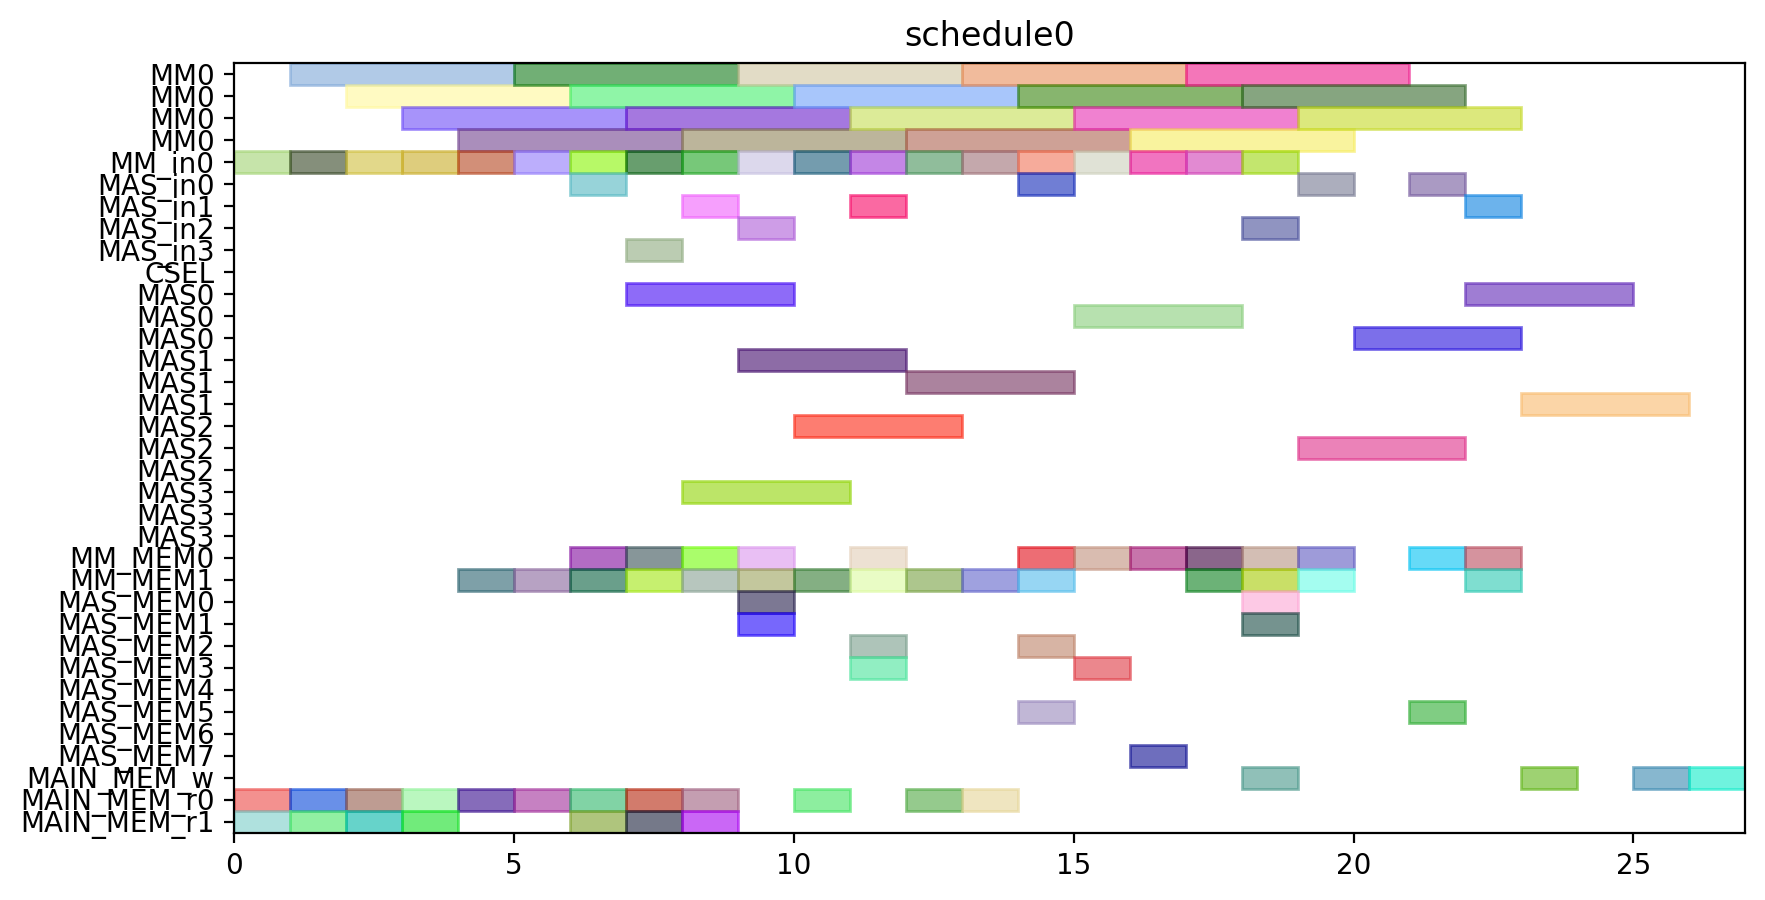

The script that drew this image:
from pyschedule import Scenario, solvers, plotters, alt


def solve():
	horizon = 120
	S = Scenario("schedule0", horizon=horizon)

	# resource
	MM = S.Resources('MM', num=1, size=4)
	MM_in = S.Resources('MM_in', num=1)
	MAS_in = S.Resources('MAS_in', num=4)
	CSEL = S.Resource('CSEL')
	MAS = S.Resources('MAS', num=4, size=3, periods=range(1, horizon))
	MM_MEM = S.Resources('MM_MEM', num=2)
	MAS_MEM = S.Resources('MAS_MEM', num=8)
	MAIN_MEM_w = S.Resource('MAIN_MEM_w', size=1)
	MAIN_MEM_r = S.Resources('MAIN_MEM_r', num=2)

	# result of previous scheduling

	# new tasks
	T1 = S.Task('T1', length=4, delay_cost=1)
	T1 += alt(MM)
	T1_in = S.Task('T1_in', length=1, delay_cost=1)
	T1_in += alt(MM_in)
	S += T1_in*MM_in[0]<=T1*MM[0]
	T1_mem0 = S.Task('T1_mem0', length=1, delay_cost=1)
	T1_mem0 += MAIN_MEM_r[0]
	S += T1_mem0 <= T1

	T1_mem1 = S.Task('T1_mem1', length=1, delay_cost=1)
	T1_mem1 += MAIN_MEM_r[1]
	S += T1_mem1 <= T1

	T2 = S.Task('T2', length=4, delay_cost=1)
	T2 += alt(MM)
	T2_in = S.Task('T2_in', length=1, delay_cost=1)
	T2_in += alt(MM_in)
	S += T2_in*MM_in[0]<=T2*MM[0]
	T2_mem0 = S.Task('T2_mem0', length=1, delay_cost=1)
	T2_mem0 += MAIN_MEM_r[0]
	S += T2_mem0 <= T2

	T2_mem1 = S.Task('T2_mem1', length=1, delay_cost=1)
	T2_mem1 += MAIN_MEM_r[1]
	S += T2_mem1 <= T2

	T3 = S.Task('T3', length=4, delay_cost=1)
	T3 += alt(MM)
	T3_in = S.Task('T3_in', length=1, delay_cost=1)
	T3_in += alt(MM_in)
	S += T3_in*MM_in[0]<=T3*MM[0]
	T3_mem0 = S.Task('T3_mem0', length=1, delay_cost=1)
	T3_mem0 += MAIN_MEM_r[0]
	S += T3_mem0 <= T3

	T3_mem1 = S.Task('T3_mem1', length=1, delay_cost=1)
	T3_mem1 += MAIN_MEM_r[1]
	S += T3_mem1 <= T3

	T4 = S.Task('T4', length=4, delay_cost=1)
	T4 += alt(MM)
	T4_in = S.Task('T4_in', length=1, delay_cost=1)
	T4_in += alt(MM_in)
	S += T4_in*MM_in[0]<=T4*MM[0]
	T4_mem0 = S.Task('T4_mem0', length=1, delay_cost=1)
	T4_mem0 += MAIN_MEM_r[0]
	S += T4_mem0 <= T4

	T4_mem1 = S.Task('T4_mem1', length=1, delay_cost=1)
	T4_mem1 += MAIN_MEM_r[1]
	S += T4_mem1 <= T4

	T5 = S.Task('T5', length=4, delay_cost=1)
	T5 += alt(MM)
	T5_in = S.Task('T5_in', length=1, delay_cost=1)
	T5_in += alt(MM_in)
	S += T5_in*MM_in[0]<=T5*MM[0]
	T5_mem0 = S.Task('T5_mem0', length=1, delay_cost=1)
	T5_mem0 += MAIN_MEM_r[0]
	S += T5_mem0 <= T5

	T5_mem1 = S.Task('T5_mem1', length=1, delay_cost=1)
	T5_mem1 += MAIN_MEM_r[1]
	S += T5_mem1 <= T5

	T6 = S.Task('T6', length=4, delay_cost=1)
	T6 += alt(MM)
	T6_in = S.Task('T6_in', length=1, delay_cost=1)
	T6_in += alt(MM_in)
	S += T6_in*MM_in[0]<=T6*MM[0]
	T6_mem0 = S.Task('T6_mem0', length=1, delay_cost=1)
	T6_mem0 += MAIN_MEM_r[0]
	S += T6_mem0 <= T6

	T6_mem1 = S.Task('T6_mem1', length=1, delay_cost=1)
	T6_mem1 += MAIN_MEM_r[1]
	S += T6_mem1 <= T6

	T7 = S.Task('T7', length=4, delay_cost=1)
	T7 += alt(MM)
	T7_in = S.Task('T7_in', length=1, delay_cost=1)
	T7_in += alt(MM_in)
	S += T7_in*MM_in[0]<=T7*MM[0]
	T7_mem0 = S.Task('T7_mem0', length=1, delay_cost=1)
	T7_mem0 += MAIN_MEM_r[0]
	S += T7_mem0 <= T7

	T7_mem1 = S.Task('T7_mem1', length=1, delay_cost=1)
	T7_mem1 += MAIN_MEM_r[1]
	S += T7_mem1 <= T7

	T8 = S.Task('T8', length=4, delay_cost=1)
	T8 += alt(MM)
	T8_in = S.Task('T8_in', length=1, delay_cost=1)
	T8_in += alt(MM_in)
	S += T8_in*MM_in[0]<=T8*MM[0]
	T8_mem0 = S.Task('T8_mem0', length=1, delay_cost=1)
	T8_mem0 += MAIN_MEM_r[0]
	S += T8_mem0 <= T8

	T8_mem1 = S.Task('T8_mem1', length=1, delay_cost=1)
	T8_mem1 += alt(MM_MEM)
	S += (T1*MM[0])-1 < T8_mem1*MM_MEM[1]
	S += T8_mem1 <= T8

	T9 = S.Task('T9', length=4, delay_cost=1)
	T9 += alt(MM)
	T9_in = S.Task('T9_in', length=1, delay_cost=1)
	T9_in += alt(MM_in)
	S += T9_in*MM_in[0]<=T9*MM[0]
	T9_mem0 = S.Task('T9_mem0', length=1, delay_cost=1)
	T9_mem0 += MAIN_MEM_r[0]
	S += T9_mem0 <= T9

	T9_mem1 = S.Task('T9_mem1', length=1, delay_cost=1)
	T9_mem1 += alt(MM_MEM)
	S += (T1*MM[0])-1 < T9_mem1*MM_MEM[1]
	S += T9_mem1 <= T9

	T10 = S.Task('T10', length=4, delay_cost=1)
	T10 += alt(MM)
	T10_in = S.Task('T10_in', length=1, delay_cost=1)
	T10_in += alt(MM_in)
	S += T10_in*MM_in[0]<=T10*MM[0]
	T10_mem0 = S.Task('T10_mem0', length=1, delay_cost=1)
	T10_mem0 += MAIN_MEM_r[0]
	S += T10_mem0 <= T10

	T10_mem1 = S.Task('T10_mem1', length=1, delay_cost=1)
	T10_mem1 += alt(MM_MEM)
	S += (T3*MM[0])-1 < T10_mem1*MM_MEM[1]
	S += T10_mem1 <= T10

	T11 = S.Task('T11', length=4, delay_cost=1)
	T11 += alt(MM)
	T11_in = S.Task('T11_in', length=1, delay_cost=1)
	T11_in += alt(MM_in)
	S += T11_in*MM_in[0]<=T11*MM[0]
	T11_mem0 = S.Task('T11_mem0', length=1, delay_cost=1)
	T11_mem0 += MAIN_MEM_r[0]
	S += T11_mem0 <= T11

	T11_mem1 = S.Task('T11_mem1', length=1, delay_cost=1)
	T11_mem1 += alt(MM_MEM)
	S += (T3*MM[0])-1 < T11_mem1*MM_MEM[1]
	S += T11_mem1 <= T11

	T12 = S.Task('T12', length=3, delay_cost=1)
	T12 += alt(MAS)
	T12_in = S.Task('T12_in', length=1, delay_cost=1)
	T12_in += alt(MAS_in)
	S += T12_in*MAS_in[0]<=T12*MAS[0]

	S += T12_in*MAS_in[1]<=T12*MAS[1]

	S += T12_in*MAS_in[2]<=T12*MAS[2]

	S += T12_in*MAS_in[3]<=T12*MAS[3]

	T12_mem0 = S.Task('T12_mem0', length=1, delay_cost=1)
	T12_mem0 += alt(MM_MEM)
	S += (T4*MM[0])-1 < T12_mem0*MM_MEM[0]
	S += T12_mem0 <= T12

	T12_mem1 = S.Task('T12_mem1', length=1, delay_cost=1)
	T12_mem1 += alt(MM_MEM)
	S += (T2*MM[0])-1 < T12_mem1*MM_MEM[1]
	S += T12_mem1 <= T12

	T13 = S.Task('T13', length=3, delay_cost=1)
	T13 += alt(MAS)
	T13_in = S.Task('T13_in', length=1, delay_cost=1)
	T13_in += alt(MAS_in)
	S += T13_in*MAS_in[0]<=T13*MAS[0]

	S += T13_in*MAS_in[1]<=T13*MAS[1]

	S += T13_in*MAS_in[2]<=T13*MAS[2]

	S += T13_in*MAS_in[3]<=T13*MAS[3]

	T13_mem0 = S.Task('T13_mem0', length=1, delay_cost=1)
	T13_mem0 += alt(MM_MEM)
	S += (T4*MM[0])-1 < T13_mem0*MM_MEM[0]
	S += T13_mem0 <= T13

	T13_mem1 = S.Task('T13_mem1', length=1, delay_cost=1)
	T13_mem1 += alt(MM_MEM)
	S += (T2*MM[0])-1 < T13_mem1*MM_MEM[1]
	S += T13_mem1 <= T13

	T15 = S.Task('T15', length=3, delay_cost=1)
	T15 += alt(MAS)
	T15_in = S.Task('T15_in', length=1, delay_cost=1)
	T15_in += alt(MAS_in)
	S += T15_in*MAS_in[0]<=T15*MAS[0]

	S += T15_in*MAS_in[1]<=T15*MAS[1]

	S += T15_in*MAS_in[2]<=T15*MAS[2]

	S += T15_in*MAS_in[3]<=T15*MAS[3]

	T15_mem0 = S.Task('T15_mem0', length=1, delay_cost=1)
	T15_mem0 += alt(MM_MEM)
	S += (T7*MM[0])-1 < T15_mem0*MM_MEM[0]
	S += T15_mem0 <= T15

	T15_mem1 = S.Task('T15_mem1', length=1, delay_cost=1)
	T15_mem1 += alt(MM_MEM)
	S += (T7*MM[0])-1 < T15_mem1*MM_MEM[1]
	S += T15_mem1 <= T15

	T14 = S.Task('T14', length=4, delay_cost=1)
	T14 += alt(MM)
	T14_in = S.Task('T14_in', length=1, delay_cost=1)
	T14_in += alt(MM_in)
	S += T14_in*MM_in[0]<=T14*MM[0]
	T14_mem0 = S.Task('T14_mem0', length=1, delay_cost=1)
	T14_mem0 += alt(MAS_MEM)
	S += (T13*MAS[0])-1 < T14_mem0*MAS_MEM[0]
	S += (T13*MAS[1])-1 < T14_mem0*MAS_MEM[2]
	S += (T13*MAS[2])-1 < T14_mem0*MAS_MEM[4]
	S += (T13*MAS[3])-1 < T14_mem0*MAS_MEM[6]
	S += T14_mem0 <= T14

	T14_mem1 = S.Task('T14_mem1', length=1, delay_cost=1)
	T14_mem1 += alt(MAS_MEM)
	S += (T13*MAS[0])-1 < T14_mem1*MAS_MEM[1]
	S += (T13*MAS[1])-1 < T14_mem1*MAS_MEM[3]
	S += (T13*MAS[2])-1 < T14_mem1*MAS_MEM[5]
	S += (T13*MAS[3])-1 < T14_mem1*MAS_MEM[7]
	S += T14_mem1 <= T14

	T16 = S.Task('T16', length=4, delay_cost=1)
	T16 += alt(MM)
	T16_in = S.Task('T16_in', length=1, delay_cost=1)
	T16_in += alt(MM_in)
	S += T16_in*MM_in[0]<=T16*MM[0]
	T16_mem0 = S.Task('T16_mem0', length=1, delay_cost=1)
	T16_mem0 += alt(MM_MEM)
	S += (T1*MM[0])-1 < T16_mem0*MM_MEM[0]
	S += T16_mem0 <= T16

	T16_mem1 = S.Task('T16_mem1', length=1, delay_cost=1)
	T16_mem1 += alt(MM_MEM)
	S += (T8*MM[0])-1 < T16_mem1*MM_MEM[1]
	S += T16_mem1 <= T16

	T17 = S.Task('T17', length=4, delay_cost=1)
	T17 += alt(MM)
	T17_in = S.Task('T17_in', length=1, delay_cost=1)
	T17_in += alt(MM_in)
	S += T17_in*MM_in[0]<=T17*MM[0]
	T17_mem0 = S.Task('T17_mem0', length=1, delay_cost=1)
	T17_mem0 += alt(MM_MEM)
	S += (T8*MM[0])-1 < T17_mem0*MM_MEM[0]
	S += T17_mem0 <= T17

	T17_mem1 = S.Task('T17_mem1', length=1, delay_cost=1)
	T17_mem1 += alt(MAS_MEM)
	S += (T15*MAS[0])-1 < T17_mem1*MAS_MEM[1]
	S += (T15*MAS[1])-1 < T17_mem1*MAS_MEM[3]
	S += (T15*MAS[2])-1 < T17_mem1*MAS_MEM[5]
	S += (T15*MAS[3])-1 < T17_mem1*MAS_MEM[7]
	S += T17_mem1 <= T17

	T18 = S.Task('T18', length=3, delay_cost=1)
	T18 += alt(MAS)
	T18_in = S.Task('T18_in', length=1, delay_cost=1)
	T18_in += alt(MAS_in)
	S += T18_in*MAS_in[0]<=T18*MAS[0]

	S += T18_in*MAS_in[1]<=T18*MAS[1]

	S += T18_in*MAS_in[2]<=T18*MAS[2]

	S += T18_in*MAS_in[3]<=T18*MAS[3]

	T18_mem0 = S.Task('T18_mem0', length=1, delay_cost=1)
	T18_mem0 += alt(MM_MEM)
	S += (T5*MM[0])-1 < T18_mem0*MM_MEM[0]
	S += T18_mem0 <= T18

	T18_mem1 = S.Task('T18_mem1', length=1, delay_cost=1)
	T18_mem1 += alt(MM_MEM)
	S += (T9*MM[0])-1 < T18_mem1*MM_MEM[1]
	S += T18_mem1 <= T18

	T19 = S.Task('T19', length=3, delay_cost=1)
	T19 += alt(MAS)
	T19_in = S.Task('T19_in', length=1, delay_cost=1)
	T19_in += alt(MAS_in)
	S += T19_in*MAS_in[0]<=T19*MAS[0]

	S += T19_in*MAS_in[1]<=T19*MAS[1]

	S += T19_in*MAS_in[2]<=T19*MAS[2]

	S += T19_in*MAS_in[3]<=T19*MAS[3]

	T19_mem0 = S.Task('T19_mem0', length=1, delay_cost=1)
	T19_mem0 += alt(MM_MEM)
	S += (T5*MM[0])-1 < T19_mem0*MM_MEM[0]
	S += T19_mem0 <= T19

	T19_mem1 = S.Task('T19_mem1', length=1, delay_cost=1)
	T19_mem1 += alt(MM_MEM)
	S += (T9*MM[0])-1 < T19_mem1*MM_MEM[1]
	S += T19_mem1 <= T19

	T21 = S.Task('T21', length=3, delay_cost=1)
	T21 += alt(MAS)
	T21_in = S.Task('T21_in', length=1, delay_cost=1)
	T21_in += alt(MAS_in)
	S += T21_in*MAS_in[0]<=T21*MAS[0]

	S += T21_in*MAS_in[1]<=T21*MAS[1]

	S += T21_in*MAS_in[2]<=T21*MAS[2]

	S += T21_in*MAS_in[3]<=T21*MAS[3]

	T21_mem0 = S.Task('T21_mem0', length=1, delay_cost=1)
	T21_mem0 += alt(MM_MEM)
	S += (T6*MM[0])-1 < T21_mem0*MM_MEM[0]
	S += T21_mem0 <= T21

	T21_mem1 = S.Task('T21_mem1', length=1, delay_cost=1)
	T21_mem1 += alt(MM_MEM)
	S += (T10*MM[0])-1 < T21_mem1*MM_MEM[1]
	S += T21_mem1 <= T21

	T24 = S.Task('T24', length=4, delay_cost=1)
	T24 += alt(MM)
	T24_in = S.Task('T24_in', length=1, delay_cost=1)
	T24_in += alt(MM_in)
	S += T24_in*MM_in[0]<=T24*MM[0]
	T24_mem0 = S.Task('T24_mem0', length=1, delay_cost=1)
	T24_mem0 += alt(MM_MEM)
	S += (T11*MM[0])-1 < T24_mem0*MM_MEM[0]
	S += T24_mem0 <= T24

	T24_mem1 = S.Task('T24_mem1', length=1, delay_cost=1)
	T24_mem1 += alt(MAS_MEM)
	S += (T12*MAS[0])-1 < T24_mem1*MAS_MEM[1]
	S += (T12*MAS[1])-1 < T24_mem1*MAS_MEM[3]
	S += (T12*MAS[2])-1 < T24_mem1*MAS_MEM[5]
	S += (T12*MAS[3])-1 < T24_mem1*MAS_MEM[7]
	S += T24_mem1 <= T24

	T20 = S.Task('T20', length=4, delay_cost=1)
	T20 += alt(MM)
	T20_in = S.Task('T20_in', length=1, delay_cost=1)
	T20_in += alt(MM_in)
	S += T20_in*MM_in[0]<=T20*MM[0]
	T20_mem0 = S.Task('T20_mem0', length=1, delay_cost=1)
	T20_mem0 += alt(MAS_MEM)
	S += (T15*MAS[0])-1 < T20_mem0*MAS_MEM[0]
	S += (T15*MAS[1])-1 < T20_mem0*MAS_MEM[2]
	S += (T15*MAS[2])-1 < T20_mem0*MAS_MEM[4]
	S += (T15*MAS[3])-1 < T20_mem0*MAS_MEM[6]
	S += T20_mem0 <= T20

	T20_mem1 = S.Task('T20_mem1', length=1, delay_cost=1)
	T20_mem1 += alt(MAS_MEM)
	S += (T18*MAS[0])-1 < T20_mem1*MAS_MEM[1]
	S += (T18*MAS[1])-1 < T20_mem1*MAS_MEM[3]
	S += (T18*MAS[2])-1 < T20_mem1*MAS_MEM[5]
	S += (T18*MAS[3])-1 < T20_mem1*MAS_MEM[7]
	S += T20_mem1 <= T20

	T22 = S.Task('T22', length=4, delay_cost=1)
	T22 += alt(MM)
	T22_in = S.Task('T22_in', length=1, delay_cost=1)
	T22_in += alt(MM_in)
	S += T22_in*MM_in[0]<=T22*MM[0]
	T22_mem0 = S.Task('T22_mem0', length=1, delay_cost=1)
	T22_mem0 += alt(MAS_MEM)
	S += (T21*MAS[0])-1 < T22_mem0*MAS_MEM[0]
	S += (T21*MAS[1])-1 < T22_mem0*MAS_MEM[2]
	S += (T21*MAS[2])-1 < T22_mem0*MAS_MEM[4]
	S += (T21*MAS[3])-1 < T22_mem0*MAS_MEM[6]
	S += T22_mem0 <= T22

	T22_mem1 = S.Task('T22_mem1', length=1, delay_cost=1)
	T22_mem1 += alt(MAS_MEM)
	S += (T21*MAS[0])-1 < T22_mem1*MAS_MEM[1]
	S += (T21*MAS[1])-1 < T22_mem1*MAS_MEM[3]
	S += (T21*MAS[2])-1 < T22_mem1*MAS_MEM[5]
	S += (T21*MAS[3])-1 < T22_mem1*MAS_MEM[7]
	S += T22_mem1 <= T22

	T23 = S.Task('T23', length=4, delay_cost=1)
	T23 += alt(MM)
	T23_in = S.Task('T23_in', length=1, delay_cost=1)
	T23_in += alt(MM_in)
	S += T23_in*MM_in[0]<=T23*MM[0]
	T23_mem0 = S.Task('T23_mem0', length=1, delay_cost=1)
	T23_mem0 += alt(MAS_MEM)
	S += (T19*MAS[0])-1 < T23_mem0*MAS_MEM[0]
	S += (T19*MAS[1])-1 < T23_mem0*MAS_MEM[2]
	S += (T19*MAS[2])-1 < T23_mem0*MAS_MEM[4]
	S += (T19*MAS[3])-1 < T23_mem0*MAS_MEM[6]
	S += T23_mem0 <= T23

	T23_mem1 = S.Task('T23_mem1', length=1, delay_cost=1)
	T23_mem1 += alt(MAS_MEM)
	S += (T19*MAS[0])-1 < T23_mem1*MAS_MEM[1]
	S += (T19*MAS[1])-1 < T23_mem1*MAS_MEM[3]
	S += (T19*MAS[2])-1 < T23_mem1*MAS_MEM[5]
	S += (T19*MAS[3])-1 < T23_mem1*MAS_MEM[7]
	S += T23_mem1 <= T23

	Z2_new = S.Task('Z2_new', length=4, delay_cost=1)
	Z2_new += alt(MM)
	Z2_new_in = S.Task('Z2_new_in', length=1, delay_cost=1)
	Z2_new_in += alt(MM_in)
	S += Z2_new_in*MM_in[0]<=Z2_new*MM[0]
	S += 0<Z2_new

	Z2_new_w = S.Task('Z2_new_w', length=1, delay_cost=1)
	Z2_new_w += alt(MAIN_MEM_w)
	S += Z2_new <= Z2_new_w

	Z2_new_mem0 = S.Task('Z2_new_mem0', length=1, delay_cost=1)
	Z2_new_mem0 += MAIN_MEM_r[0]
	S += Z2_new_mem0 <= Z2_new

	Z2_new_mem1 = S.Task('Z2_new_mem1', length=1, delay_cost=1)
	Z2_new_mem1 += alt(MM_MEM)
	S += (T14*MM[0])-1 < Z2_new_mem1*MM_MEM[1]
	S += Z2_new_mem1 <= Z2_new

	T25 = S.Task('T25', length=3, delay_cost=1)
	T25 += alt(MAS)
	T25_in = S.Task('T25_in', length=1, delay_cost=1)
	T25_in += alt(MAS_in)
	S += T25_in*MAS_in[0]<=T25*MAS[0]

	S += T25_in*MAS_in[1]<=T25*MAS[1]

	S += T25_in*MAS_in[2]<=T25*MAS[2]

	S += T25_in*MAS_in[3]<=T25*MAS[3]

	T25_mem0 = S.Task('T25_mem0', length=1, delay_cost=1)
	T25_mem0 += alt(MM_MEM)
	S += (T20*MM[0])-1 < T25_mem0*MM_MEM[0]
	S += T25_mem0 <= T25

	T25_mem1 = S.Task('T25_mem1', length=1, delay_cost=1)
	T25_mem1 += alt(MM_MEM)
	S += (T20*MM[0])-1 < T25_mem1*MM_MEM[1]
	S += T25_mem1 <= T25

	X2_new = S.Task('X2_new', length=3, delay_cost=1)
	X2_new += alt(MAS)
	X2_new_in = S.Task('X2_new_in', length=1, delay_cost=1)
	X2_new_in += alt(MAS_in)
	S += X2_new_in*MAS_in[0]<=X2_new*MAS[0]

	S += X2_new_in*MAS_in[1]<=X2_new*MAS[1]

	S += X2_new_in*MAS_in[2]<=X2_new*MAS[2]

	S += X2_new_in*MAS_in[3]<=X2_new*MAS[3]

	S += 0<X2_new

	X2_new_w = S.Task('X2_new_w', length=1, delay_cost=1)
	X2_new_w += alt(MAIN_MEM_w)
	S += X2_new <= X2_new_w

	X2_new_mem0 = S.Task('X2_new_mem0', length=1, delay_cost=1)
	X2_new_mem0 += alt(MM_MEM)
	S += (T22*MM[0])-1 < X2_new_mem0*MM_MEM[0]
	S += X2_new_mem0 <= X2_new

	X2_new_mem1 = S.Task('X2_new_mem1', length=1, delay_cost=1)
	X2_new_mem1 += alt(MM_MEM)
	S += (T24*MM[0])-1 < X2_new_mem1*MM_MEM[1]
	S += X2_new_mem1 <= X2_new

	X1_new = S.Task('X1_new', length=3, delay_cost=1)
	X1_new += alt(MAS)
	X1_new_in = S.Task('X1_new_in', length=1, delay_cost=1)
	X1_new_in += alt(MAS_in)
	S += X1_new_in*MAS_in[0]<=X1_new*MAS[0]

	S += X1_new_in*MAS_in[1]<=X1_new*MAS[1]

	S += X1_new_in*MAS_in[2]<=X1_new*MAS[2]

	S += X1_new_in*MAS_in[3]<=X1_new*MAS[3]

	S += 0<X1_new

	X1_new_w = S.Task('X1_new_w', length=1, delay_cost=1)
	X1_new_w += alt(MAIN_MEM_w)
	S += X1_new <= X1_new_w

	X1_new_mem0 = S.Task('X1_new_mem0', length=1, delay_cost=1)
	X1_new_mem0 += alt(MM_MEM)
	S += (T23*MM[0])-1 < X1_new_mem0*MM_MEM[0]
	S += X1_new_mem0 <= X1_new

	X1_new_mem1 = S.Task('X1_new_mem1', length=1, delay_cost=1)
	X1_new_mem1 += alt(MM_MEM)
	S += (T17*MM[0])-1 < X1_new_mem1*MM_MEM[1]
	S += X1_new_mem1 <= X1_new

	Z1_new = S.Task('Z1_new', length=3, delay_cost=1)
	Z1_new += alt(MAS)
	Z1_new_in = S.Task('Z1_new_in', length=1, delay_cost=1)
	Z1_new_in += alt(MAS_in)
	S += Z1_new_in*MAS_in[0]<=Z1_new*MAS[0]

	S += Z1_new_in*MAS_in[1]<=Z1_new*MAS[1]

	S += Z1_new_in*MAS_in[2]<=Z1_new*MAS[2]

	S += Z1_new_in*MAS_in[3]<=Z1_new*MAS[3]

	S += 0<Z1_new

	Z1_new_w = S.Task('Z1_new_w', length=1, delay_cost=1)
	Z1_new_w += alt(MAIN_MEM_w)
	S += Z1_new <= Z1_new_w

	Z1_new_mem0 = S.Task('Z1_new_mem0', length=1, delay_cost=1)
	Z1_new_mem0 += alt(MM_MEM)
	S += (T16*MM[0])-1 < Z1_new_mem0*MM_MEM[0]
	S += Z1_new_mem0 <= Z1_new

	Z1_new_mem1 = S.Task('Z1_new_mem1', length=1, delay_cost=1)
	Z1_new_mem1 += alt(MAS_MEM)
	S += (T25*MAS[0])-1 < Z1_new_mem1*MAS_MEM[1]
	S += (T25*MAS[1])-1 < Z1_new_mem1*MAS_MEM[3]
	S += (T25*MAS[2])-1 < Z1_new_mem1*MAS_MEM[5]
	S += (T25*MAS[3])-1 < Z1_new_mem1*MAS_MEM[7]
	S += Z1_new_mem1 <= Z1_new

	solvers.mip.solve(S,msg=1,kind='CPLEX',ratio_gap=1.01)

	solution = [['hoge']*len(S.solution()[1]) for i in range(len(S.solution()))]
	for i in range(len(S.solution())):
		for j in range(len(S.solution()[i])):
			solution[i][j]=str(S.solution()[i][j])
	print(solution)

	cycles = int(solution[-1][3])

	pic_file_name = "/home/mfukuda/ABE/multiRAM_multiMAS_16mux/scheduling_result/stage4MM1_stage3MAS4/EP_LADDERMUL/schedule0.png"
	if(S.solution() != []):
		plotters.matplotlib.plot(S,img_filename=pic_file_name, show_task_labels=False, fig_size=(cycles*0.25+3, 5))

	return solution
